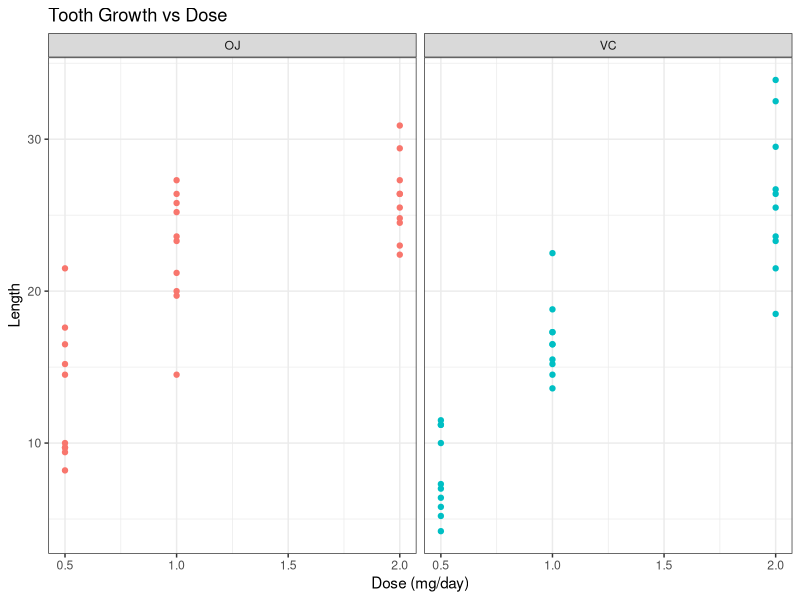
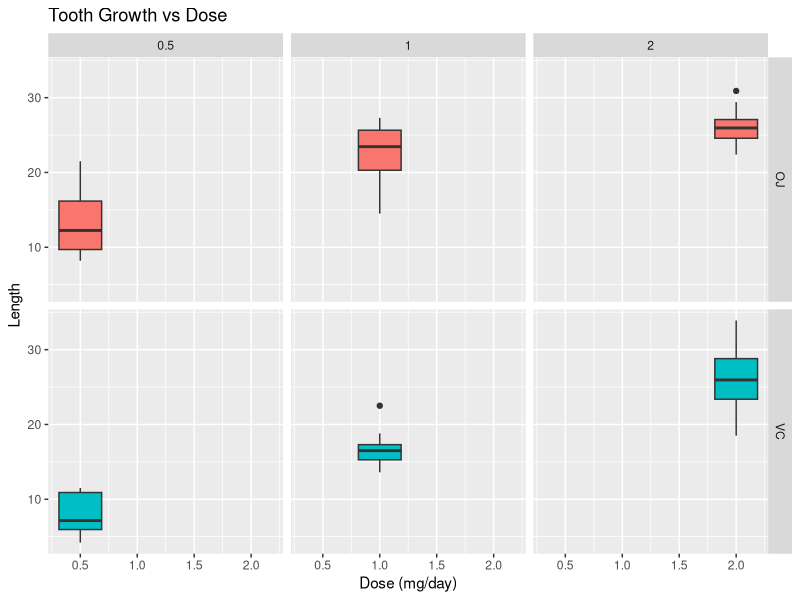
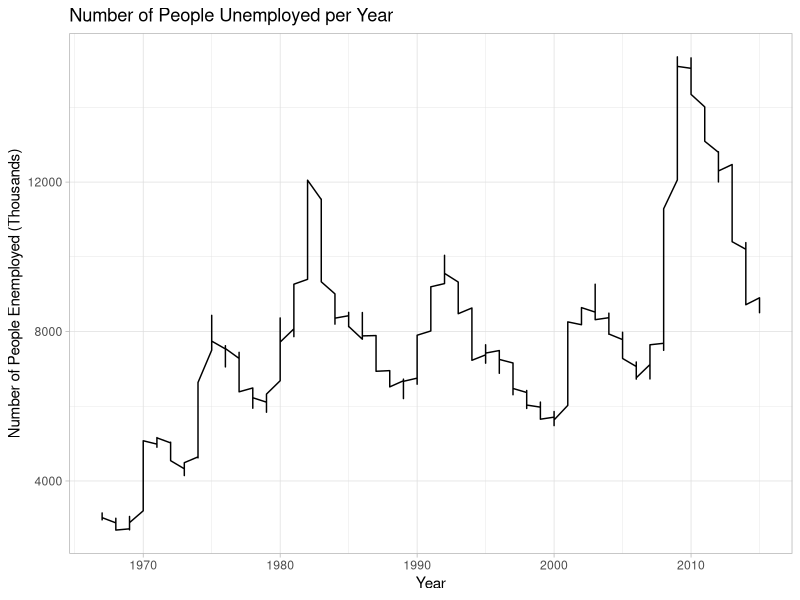
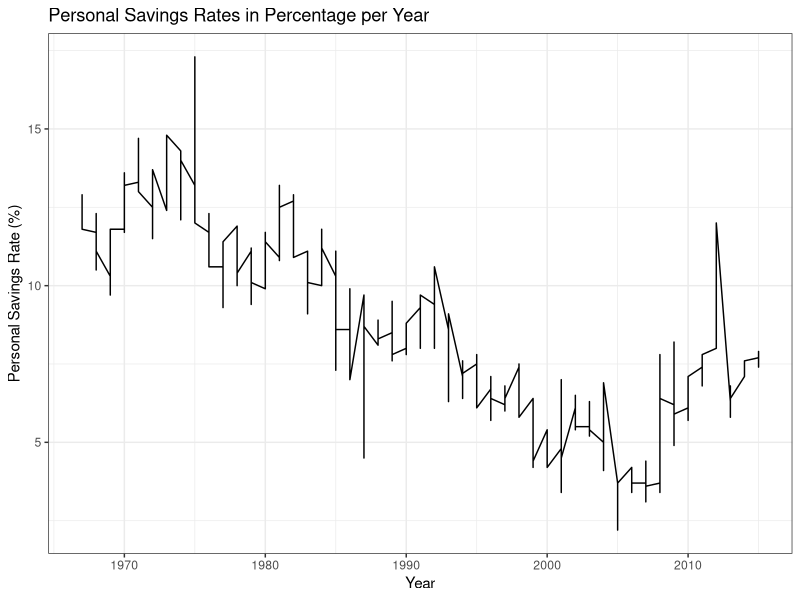

These figures' R source, in order:
## ---- chunk 1
library(tidyverse)
library(lubridate)
library(knitr)
?ToothGrowth
head(ToothGrowth)
## ---- chunk 2
ggplot(ToothGrowth, aes(x = dose, y = len, color = supp)) +
  geom_point() +
  facet_grid(~supp) +
  labs(title = "Tooth Growth vs Dose",
       x = "Dose (mg/day)",
       y = "Length") +
  theme_bw() +
  theme(legend.position = "none")
## ---- chunk 3
ggplot(ToothGrowth) +
  geom_boxplot(aes(x = dose, y = len, fill = supp)) +
  facet_grid(supp~dose) +
    labs(title = "Tooth Growth vs Dose",
       x = "Dose (mg/day)",
       y = "Length") +
  theme(legend.position = "none")
## ---- chunk 4
?economics
str(economics)

econ <- economics %>%
          mutate(year = year(date)) 

ggplot(econ, aes(x = year, y = unemploy)) +
  geom_line() +
  labs(title = "Number of People Unemployed per Year",
       x = "Year",
       y = "Number of People Enemployed (Thousands)") +
  theme_light()
## ---- chunk 5
ggplot(econ) +
  geom_line(aes(x = year, y = psavert)) +
  labs(title = "Personal Savings Rates in Percentage per Year",
       x = "Year",
       y = "Personal Savings Rate (%)")+
  theme_bw()
